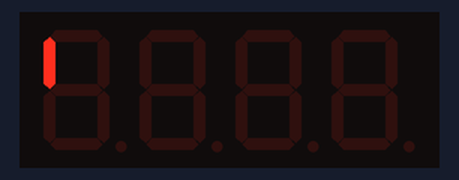
Recording of a sketch running on a simulated ESP8266 (NodeMCU). On the bench: 4-digit seven-segment display. What the sketch prints to the serial monitor is not drawn.

Above: at 0.1 s.
At 0.7 s:
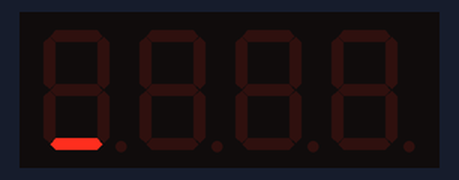
At 1.5 s:
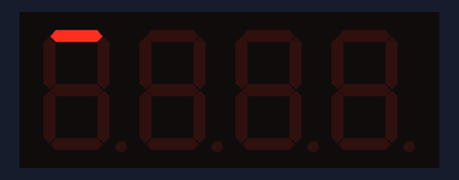
At 2.5 s:
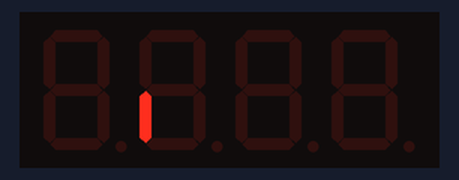
At 3.5 s:
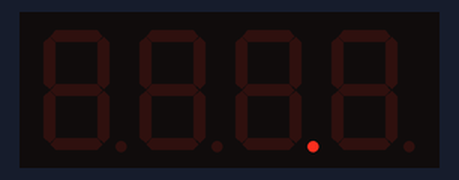
At 6.91 s:
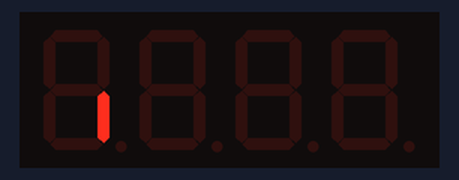

Measured:
- by itself, everything shown: repeats every 6.4 s, in 32 steps

The sketch:

disptest.ino
```cpp
// disptest.ino - tests for the TM1650 display controller
// board: Generic ESP8266 module

#include <Wire.h>
#include <TM1650.h> // 7 segment display driver for TM1650 by 2015 Anatoli Arkhipenko (Sketch > Include library)

TM1650 tm1650;

#define SCL_PIN 12
#define SDA_PIN 13

void setup() {
  Serial.begin(115200);
  Serial.printf("\n\ndisptest.ino\n\n");
  Wire.begin(SDA_PIN,SCL_PIN);
  Serial.printf("i2c : init\n");
  tm1650.init();
  Serial.printf("disp: init\n");
  tm1650.displayOn();
}

// The segments are strangely ordered. Need to fix this: the TM1650.h font is thus wrong
int segments[] = { 1<<5, 1<<7, 1<<2, 1<<3, 1<<4, 1<<6, 1<<1, 1<<0 };
                // F->A  P->B  C->C  D->D  E->E  G->F  B->G  A->P
int pos;
int seg;

void loop() {
  tm1650.setPosition(pos, segments[seg]);
  delay(200);
  seg = (seg+1)%8;
  if( seg==0 ) {
    tm1650.setPosition(pos,0);
    pos = (pos+1)%4;
  }
}
```
